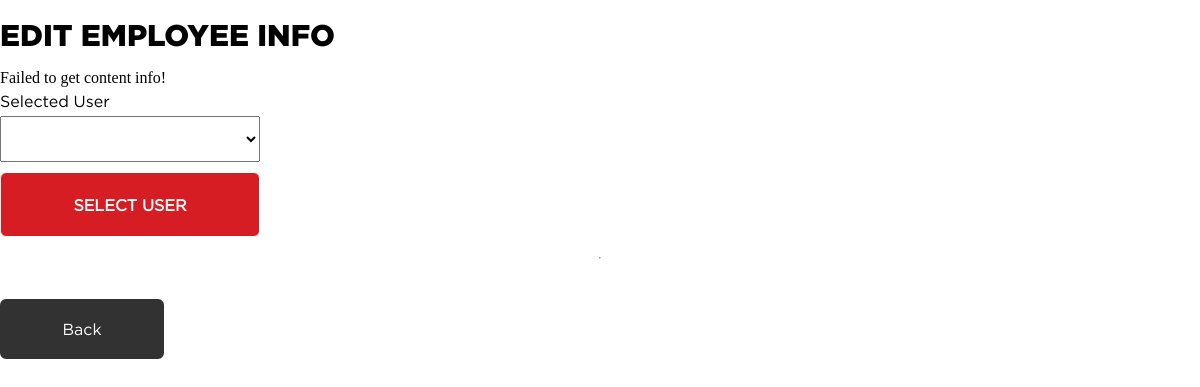
Before: /admin/admin_editemployee.php with the older database file.
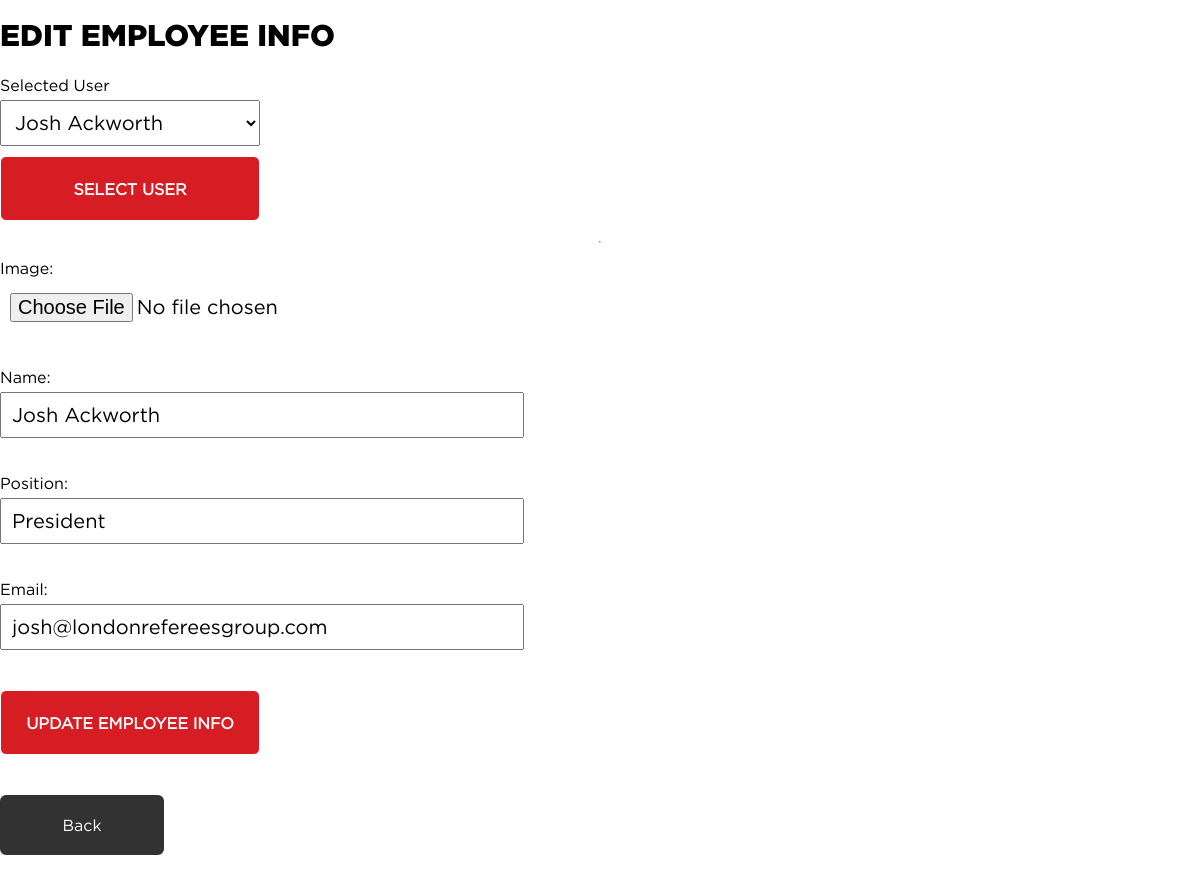
After: the same page with the newer database file.
### tables this page shows
CREATE TABLE `tbl_employees` (
  `employee_id` int(11) NOT NULL,
  `employee_name` varchar(50) NOT NULL,
  `employee_position` varchar(100) NOT NULL,
  `employee_email` varchar(50) NOT NULL,
  `employee_avatar` varchar(50) NOT NULL
);

### admin/scripts/employees.php (called while the page is built, shortened)
<?php
function getSingleContent($id)
{
    $pdo = Database::getInstance()->getConnection();
    $get_content_query = 'SELECT * FROM tbl_employees WHERE employee_id = :id';
    $get_content_set   = $pdo->prepare($get_content_query);
    $results        = $get_content_set->execute(
        array(
            ':id' => $id,
        )
    );
    if ($results && $get_content_set->rowCount()) {
        return $get_content_set;
    } else {
        return false;
    }
}
function getAllContent(){
    $pdo = Database::getInstance()->getConnection();
    $get_content_query = 'SELECT * FROM tbl_employees';
    $contents = $pdo->query($get_content_query);
    if($contents){
        return $contents;
    }else{
        return false;
    }
}

### admin/admin_editemployee.php (the view, shortened to what this page needs)
<?php
$all_contents = getAllContent();
$id = 1;
$current_content = getSingleContent($id);
if (empty($current_content)) {
    $message = 'Failed to get content info!';
}
?>
<?php include  './admin_head.php';?>
<body class="admin">
    <h2 class="loginTitle">Edit Employee Info</h2>
    <?php echo !empty($message) ? $message : ''; ?>
        <form class="adminform" action="admin_editemployee.php" method="get">
            <label for="employee_id">Selected User</label>
            <select name="employee_id" id="employee_id">
                <?php foreach ($all_contents as $content): ?>
                    <option value="<?php echo $content["employee_id"] ?>" <?php echo $content["employee_id"] === $id ?"selected":"" ?>>
                        <?php echo $content["employee_name"] ?>
                    </option>
                <?php endforeach ?>
            </select>
            <button type="submit" name="submit">Select User</button>
        </form>
        <hr>
    <?php if (!empty($current_content)): ?>
    <form class="adminform" action="admin_editemployee.php" method="post" enctype="multipart/form-data">
        <?php while ($content_info = $current_content->fetch(PDO::FETCH_ASSOC)): ?>
            <label for="avatar">Image:</label>
            <input id="avatar" type="file" name="avatar" value=""><br>
            <label for="name">Name:</label>
            <input id="name" type="text" name="name" value="<?php echo $content_info['employee_name']; ?>"><br>
            <label for="position">Position:</label>
            <input id="position" type="text" name="position" value="<?php echo $content_info['employee_position']; ?>"><br>
            <label for="email">Email:</label>
            <input id="email" type="email" name="email" value="<?php echo $content_info['employee_email']; ?>"><br>
            <button type="submit" name="submit">Update Employee Info</button>
        <?php endwhile;?>
    </form>
    <?php endif;?>
    <a class="back" href="index.php">Back</a>
</body>
</html>

### admin/admin_head.php (shortened to what this page needs)
<!DOCTYPE html>
<html lang="en">
<head>
    <link rel="stylesheet" href="../css/main.css">
</head>

### css/main.css (style rules this page uses)
html,body,div,span,applet,object,iframe,h1,h2,h3,h4,h5,h6,p,blockquote,pre,a,abbr,acronym,address,big,cite,code,del,dfn,em,img,ins,kbd,q,s,samp,small,strike,strong,sub,sup,tt,var,b,u,i,center,dl,dt,dd,ol,ul,li,fieldset,form,label,legend,table,caption,tbody,tfoot,thead,tr,th,td,article,aside,canvas,details,embed,figure,figcaption,footer,header,hgroup,menu,nav,output,ruby,section,summary,time,mark,audio,video { margin:0;padding:0;border:0;font-size:100%;font:inherit;vertical-align:baseline }
body { line-height:1 }
a { font-family:"Gotham-Book",Arial,Helvetica,sans-serif }
a:link,a:visited,a:active { text-decoration:none;color:inherit }
* { font-family:"Gotham-Book",Arial,Helvetica,sans-serif;font-size:20px }
html { scroll-behavior:smooth }
body::after { position:absolute;width:0;height:0;overflow:hidden;z-index:-1;background:url(./images/jumpbuttons/ACTIVE_CITYOFLONDON.svg) url(./images/jumpbuttons/ACTIVE_MINORHOCKEY.svg) url(./images/jumpbuttons/ACTIVE_RECHOCKEY.svg) url(./images/jumpbuttons/ACTIVE_SEASONS.svg) url(./images/jumpbuttons/ACTIVE_SLEDGEHOCKEY.svg) url(./images/jumpbuttons/ACTIVE_TOURNAMENTS.svg) url(./images/jumpbuttons/CITYOFLONDON.svg) url(./images/jumpbuttons/MINORHOCKEY.svg) url(./images/jumpbuttons/RECHOCKEY.svg) url(./images/jumpbuttons/SEASONS.svg) url(./images/jumpbuttons/SLEDGEHOCKEY.svg) url(./images/jumpbuttons/TOURNAMENTS.svg) }
.loginTitle { font-family:"Gotham-Black",Arial,Helvetica,sans-serif;font-size:30px;text-transform:uppercase;margin:20px 0 }
.adminform { font-family:"Gotham-Book",Arial,Helvetica,sans-serif;font-size:16px;line-height:30px;display:flex;flex-direction:column }
.adminform input { max-width:500px;padding:10px }
.admin { display:flex;flex-direction:column;height:auto;width:100%;max-width:1200px;margin:0 auto }
.admin button { margin:10px 0;cursor:pointer;display:flex;align-items:center;justify-content:center;box-sizing:border-box;background-color:#d71d24;color:#fff !important;text-transform:uppercase;border:1px solid #fff;padding:15px;border-radius:6px;font-weight:bold;width:260px;height:65px;font-size:1rem }
.admin .back { cursor:pointer;background-color:#323232;width:100px;padding:20px 30px !important;border-radius:6px;margin:30px 0;color:#fff;text-align:center;border:2px solid #323232 }
select { width:260px;padding:10px }

Changed rows visible on the page:
added tbl_employees: name "Josh Ackworth", position "President", email "josh@londonrefereesgroup.com"
Other visible differences:
form field employee_id: (not shown) → "Josh Ackworth"
$message: "Failed to get content info!" → (not shown)
